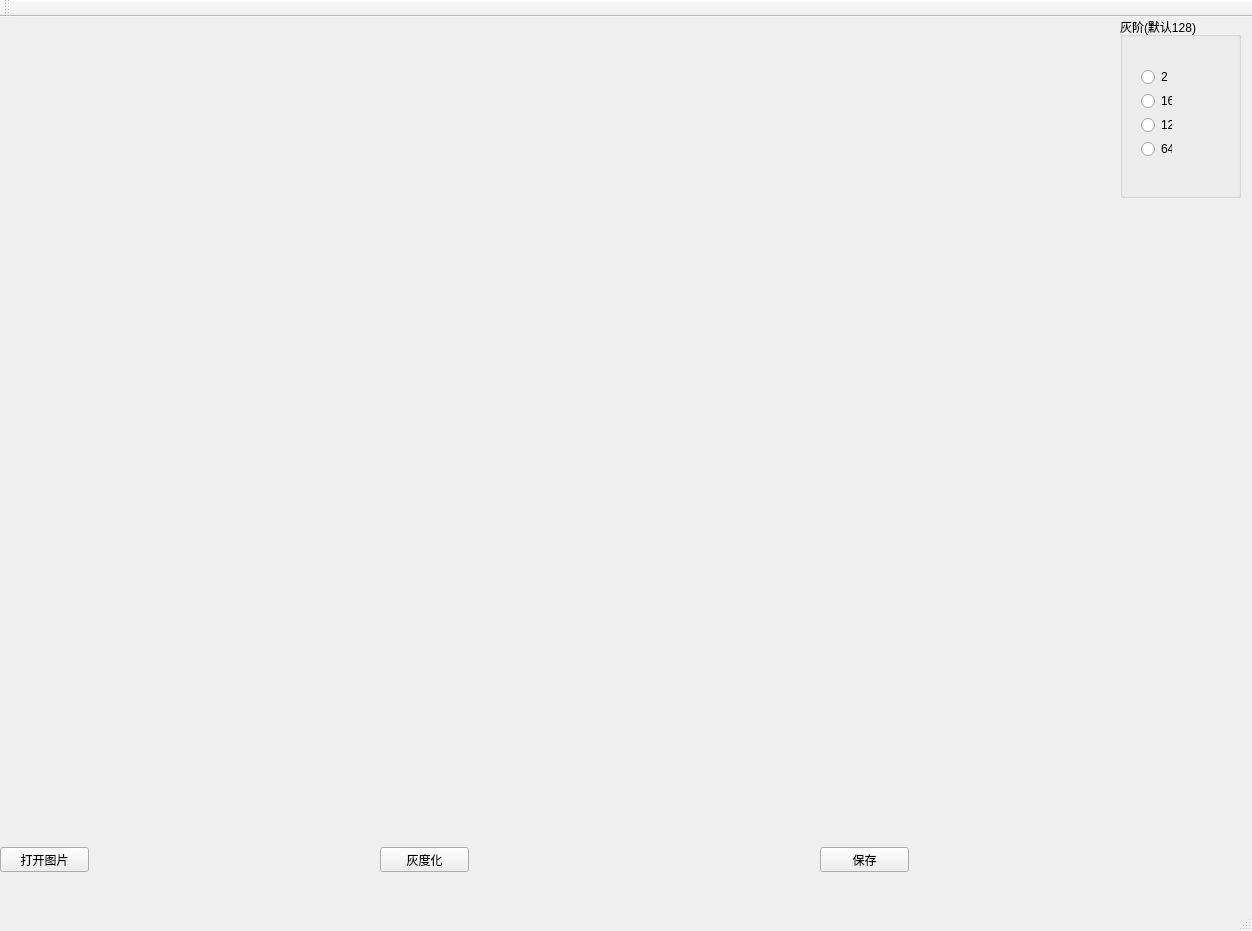
<?xml version="1.0" encoding="UTF-8"?>
<ui version="4.0">
 <class>MainWindow</class>
 <widget class="QMainWindow" name="MainWindow">
  <property name="geometry">
   <rect>
    <x>0</x>
    <y>0</y>
    <width>1252</width>
    <height>931</height>
   </rect>
  </property>
  <property name="windowTitle">
   <string>MainWindow</string>
  </property>
  <widget class="QWidget" name="centralWidget">
   <widget class="QGroupBox" name="groupBox">
    <property name="geometry">
     <rect>
      <x>1120</x>
      <y>0</y>
      <width>121</width>
      <height>181</height>
     </rect>
    </property>
    <property name="title">
     <string>灰阶(默认128)</string>
    </property>
    <widget class="QWidget" name="">
     <property name="geometry">
      <rect>
       <x>10</x>
       <y>40</y>
       <width>53</width>
       <height>112</height>
      </rect>
     </property>
     <layout class="QVBoxLayout" name="verticalLayout">
      <item>
       <widget class="QRadioButton" name="radioButton">
        <property name="text">
         <string>2</string>
        </property>
       </widget>
      </item>
      <item>
       <widget class="QRadioButton" name="radioButton_2">
        <property name="text">
         <string>16</string>
        </property>
       </widget>
      </item>
      <item>
       <widget class="QRadioButton" name="radioButton_4">
        <property name="text">
         <string>128</string>
        </property>
       </widget>
      </item>
      <item>
       <widget class="QRadioButton" name="radioButton_3">
        <property name="text">
         <string>64</string>
        </property>
       </widget>
      </item>
     </layout>
    </widget>
   </widget>
   <widget class="MyLabel" name="label0">
    <property name="geometry">
     <rect>
      <x>10</x>
      <y>0</y>
      <width>261</width>
      <height>281</height>
     </rect>
    </property>
    <property name="text">
     <string/>
    </property>
   </widget>
   <widget class="QPushButton" name="pushButton">
    <property name="geometry">
     <rect>
      <x>0</x>
      <y>830</y>
      <width>89</width>
      <height>25</height>
     </rect>
    </property>
    <property name="text">
     <string>打开图片</string>
    </property>
   </widget>
   <widget class="QPushButton" name="pushButton_2">
    <property name="geometry">
     <rect>
      <x>380</x>
      <y>830</y>
      <width>89</width>
      <height>25</height>
     </rect>
    </property>
    <property name="text">
     <string>灰度化</string>
    </property>
   </widget>
   <widget class="QPushButton" name="pushButton_3">
    <property name="geometry">
     <rect>
      <x>820</x>
      <y>830</y>
      <width>89</width>
      <height>25</height>
     </rect>
    </property>
    <property name="text">
     <string>保存</string>
    </property>
   </widget>
  </widget>
  <widget class="QMenuBar" name="menuBar">
   <property name="geometry">
    <rect>
     <x>0</x>
     <y>0</y>
     <width>1252</width>
     <height>28</height>
    </rect>
   </property>
  </widget>
  <widget class="QToolBar" name="mainToolBar">
   <attribute name="toolBarArea">
    <enum>TopToolBarArea</enum>
   </attribute>
   <attribute name="toolBarBreak">
    <bool>false</bool>
   </attribute>
  </widget>
  <widget class="QStatusBar" name="statusBar"/>
 </widget>
 <layoutdefault spacing="6" margin="11"/>
 <customwidgets>
  <customwidget>
   <class>MyLabel</class>
   <extends>QLabel</extends>
   <header location="global">mylabel.h</header>
  </customwidget>
 </customwidgets>
 <resources/>
 <connections/>
</ui>
